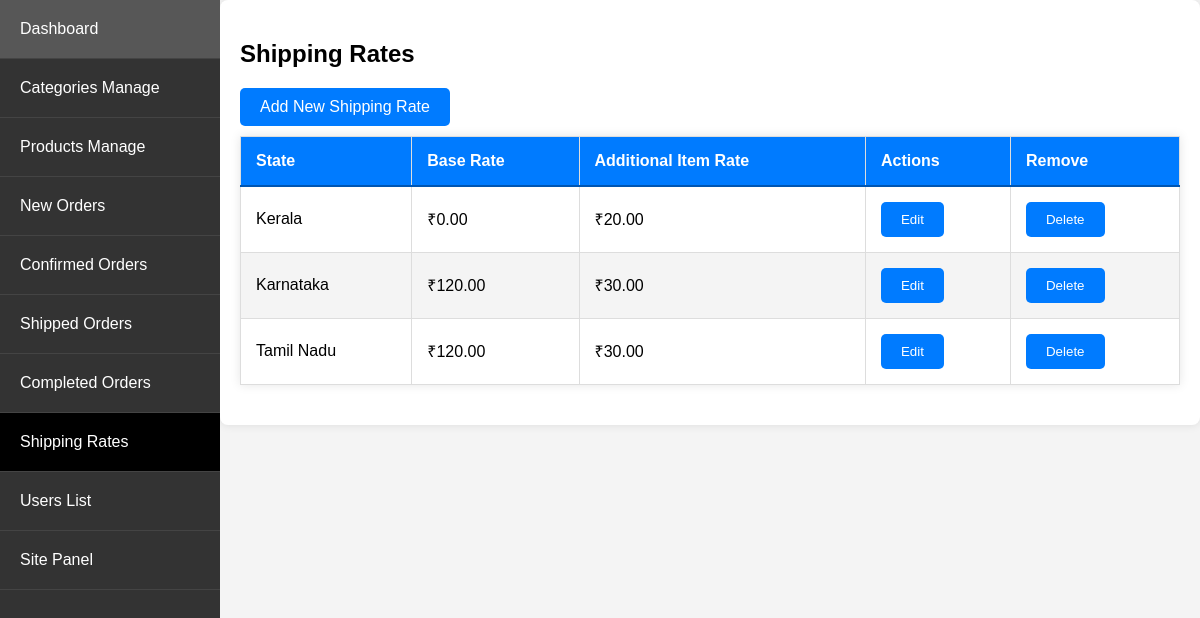
Page /admin_app/admin_app/shipping-rates/ (signed in) on the earlier database version.
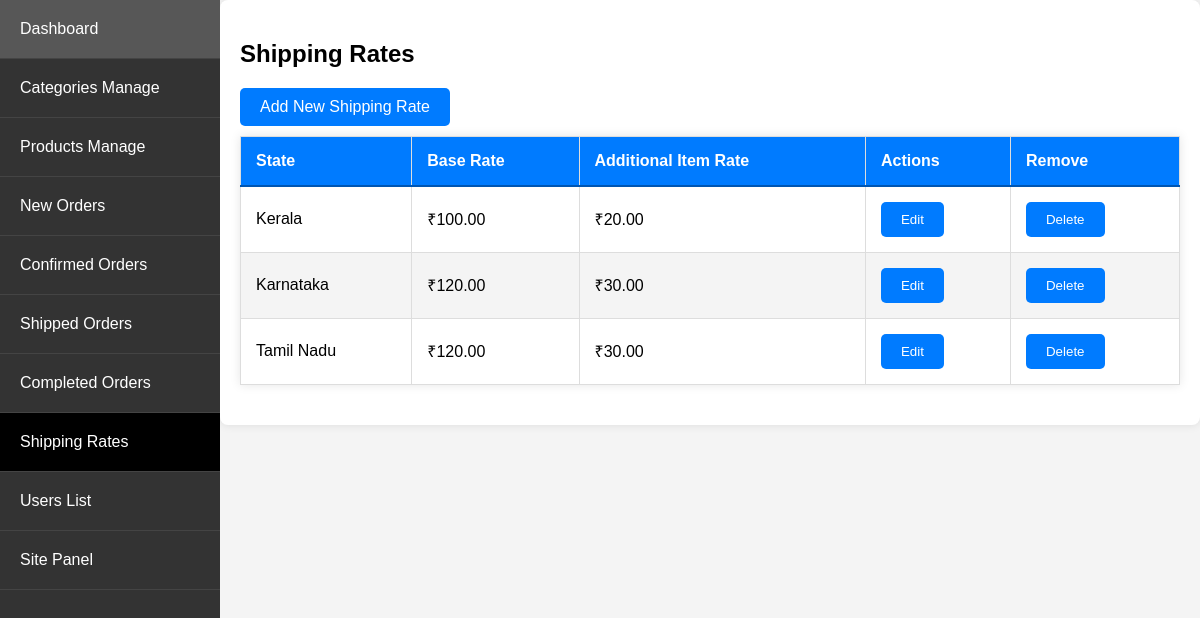
Same page on the later database version.
### store/models.py (models this page shows, shortened)
class ShippingRate(models.Model):
    state = models.CharField(max_length=100, unique=True)
    base_rate = models.DecimalField(max_digits=6, decimal_places=2)
    additional_item_rate = models.DecimalField(max_digits=6, decimal_places=2)

### admin_app/views.py (the view)
# urls.py: path('admin_app/shipping-rates/', views.shipping_rate_list, name='shipping_rate_list'),
@login_required
@user_passes_test(is_admin)
def shipping_rate_list(request):
    shipping_rates = ShippingRate.objects.all()
    return render(request, 'admin_app/shipping_rate_list.html', {'shipping_rates': shipping_rates})

### admin_app/views.py (called while the page is built)
def is_admin(user):
    return user.is_superuser

### store/context_processors.py (called while the page is built)
def menu_link(request): # this function don't wanna call to work, it's defined in setting to work
    links_list = Category.objects.annotate(
        num_products=Count('product', filter=Q(product__active=True, product__stock__gt=0))
    ).filter(num_products__gt=0).order_by('priority', 'name')  # Add an order_by clause here
    paginator3 = Paginator(links_list, 8)
    try:
        page = int(request.GET.get('page', '1'))
    except:
        page = 1
    try:
        links = paginator3.page(page)
    except (InvalidPage, EmptyPage):
        links = paginator3.page(paginator3.num_pages)
    return dict(links=links)

def cart_data(request):
    data = cartData(request)
    cartItems = data['cartItems']
    return {'cartItems': cartItems}

def wishlist_count(request):
    if request.user.is_authenticated:
        wishlist_count = Wishlist.objects.filter(user=request.user).count()
    else:
        cookie_data = cookieWishlist(request)
        wishlist_count = cookie_data['wishlist_count']
    return {'wishlist_count': wishlist_count}

### admin_app/templates/admin_app/shipping_rate_list.html
{% extends 'admin_app/base_admin.html' %}
{% block content %}
<h2>Shipping Rates</h2>
<a href="{% url 'admin_app:shipping_rate_create' %}" class="button_proudct_list" style="margin-bottom: 10px;">Add New Shipping Rate</a>
<table class="table">
    <thead>
        <tr>
            <th>State</th>
            <th>Base Rate</th>
            <th>Additional Item Rate</th>
            <th>Actions</th>
            <th>Remove</th>
        </tr>
    </thead>
    <tbody>
        {% for rate in shipping_rates %}
        <tr>
            <td>{{ rate.state }}</td>
            <td>₹{{ rate.base_rate }}</td>
            <td>₹{{ rate.additional_item_rate }}</td>
            <td>
                <a href="{% url 'admin_app:shipping_rate_update' rate.pk %}" class="btn btn-sm btn-primary">
                    <button type="button" class="btn btn-primary">Edit</button>
                </a>
            </td>
            <td>
                <a href="{% url 'admin_app:shipping_rate_delete' rate.pk %}" class="btn btn-sm btn-danger">
                    <button type="button" class="btn btn-primary">Delete</button>
                </a>
            </td>
        </tr>
        {% endfor %}
    </tbody>
</table>
{% endblock %}

Differences in the rows shown:
changed ShippingRate "Kerala": base_rate "0.00" → "100.00"
